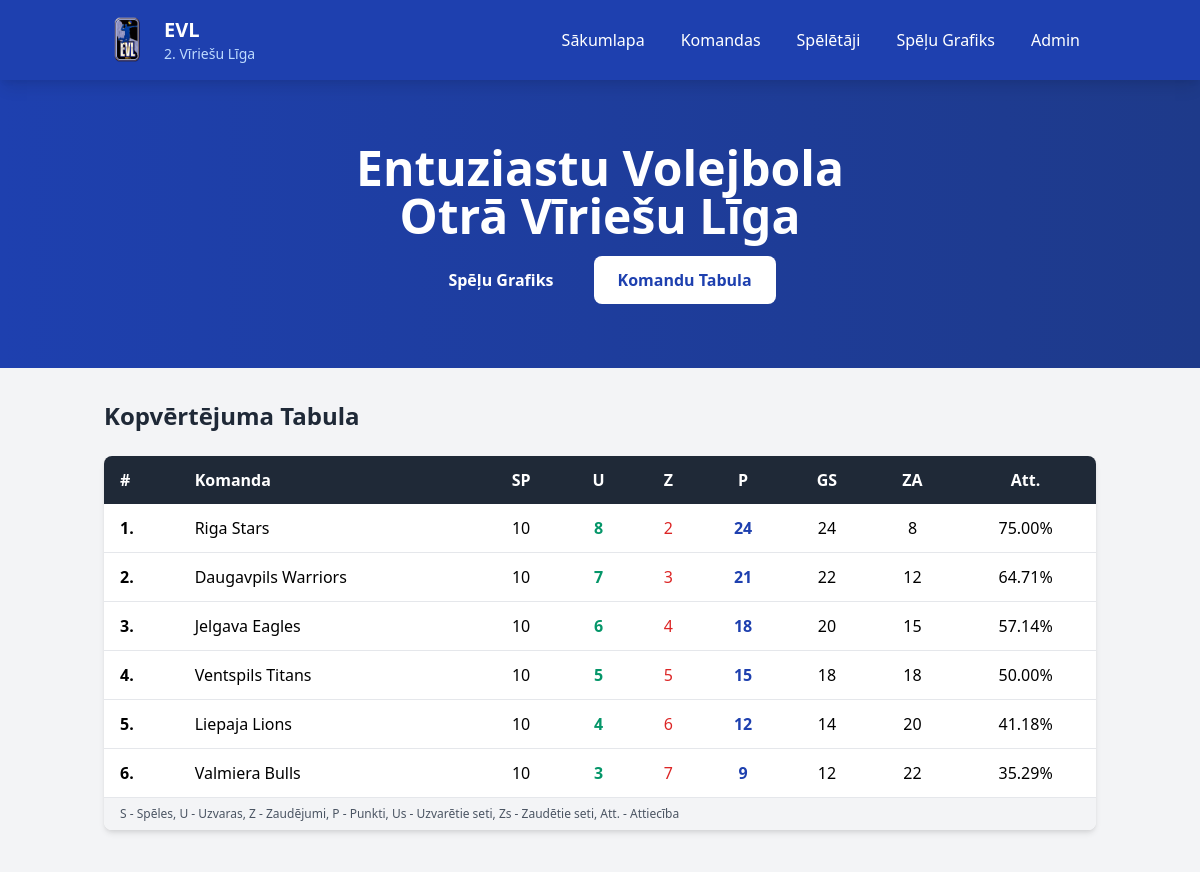
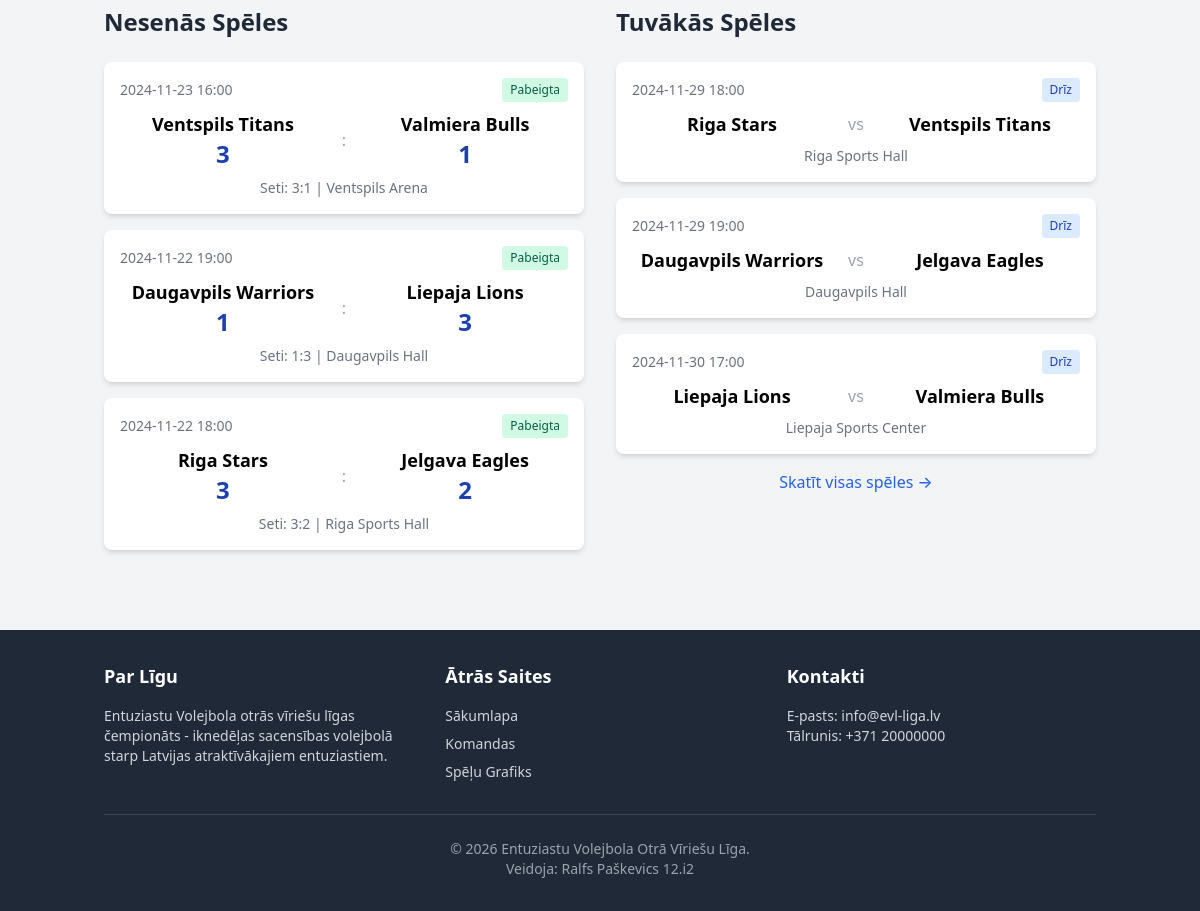
/, run on an earlier commit of the app's database (2 pictures, top to bottom).
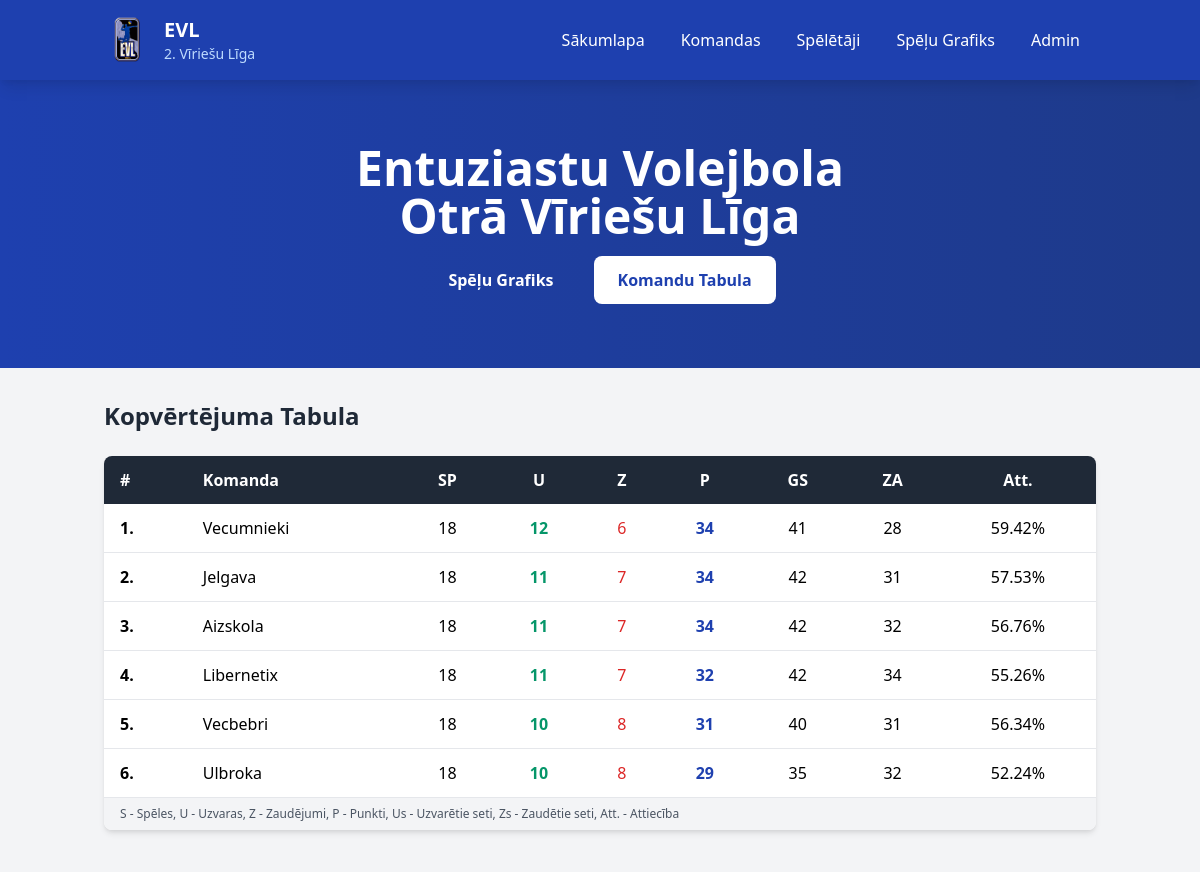
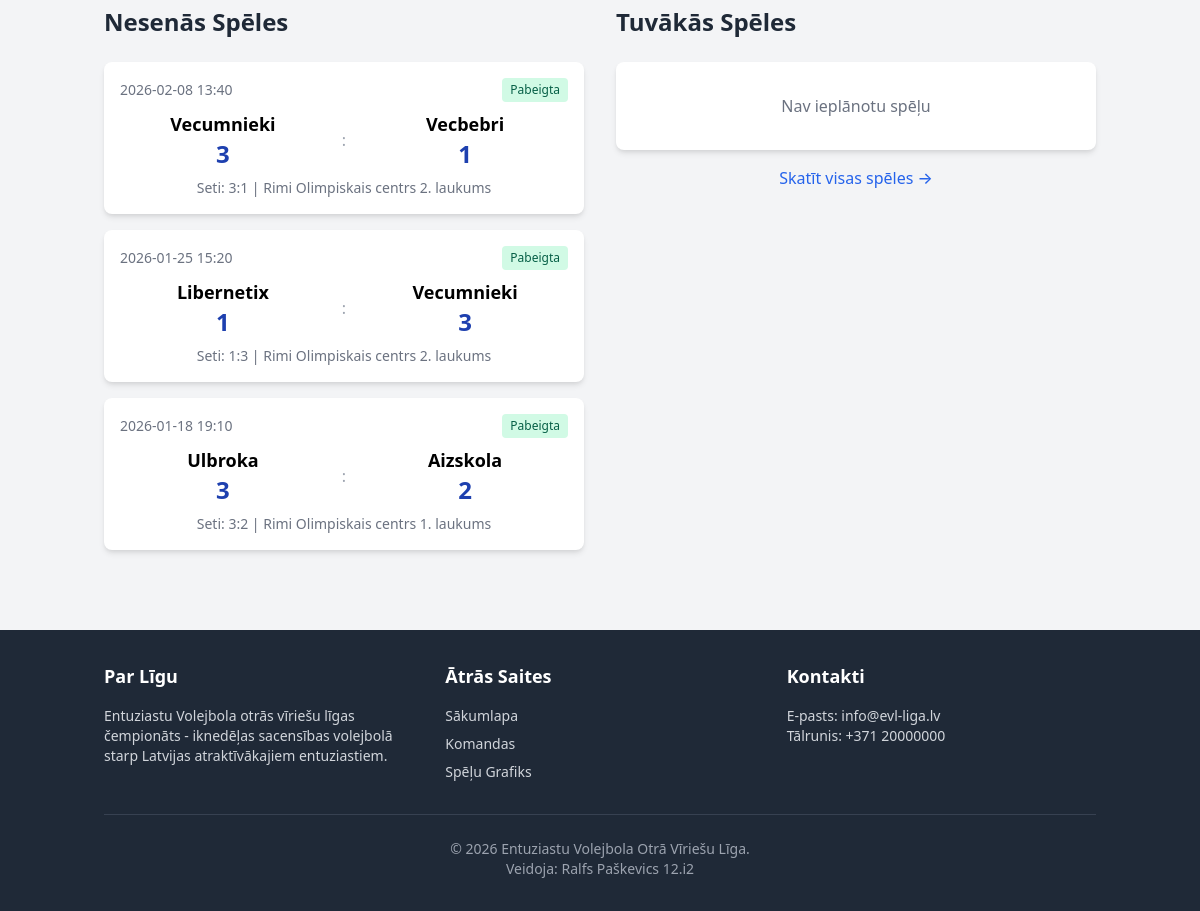
And on a later commit of the database (2 pictures, top to bottom).
### tables this page shows
CREATE TABLE teams (
	id INTEGER PRIMARY KEY AUTOINCREMENT,
	name TEXT NOT NULL,
	logo TEXT DEFAULT ('/static/volleyball.svg'),
	played INTEGER DEFAULT (0),
	won INTEGER DEFAULT (0),
	lost INTEGER DEFAULT (0),
	points INTEGER DEFAULT (0),
	sets_won INTEGER DEFAULT (0),
	sets_lost INTEGER DEFAULT (0)
);

CREATE TABLE games (
	id INTEGER PRIMARY KEY AUTOINCREMENT,
	home_team_id INTEGER NOT NULL,
	away_team_id INTEGER NOT NULL,
	date TEXT NOT NULL,
	time TEXT NOT NULL,
	location TEXT NOT NULL,
	home_score INTEGER,
	away_score INTEGER,
	home_sets INTEGER DEFAULT (0),
	away_sets INTEGER DEFAULT (0),
	status TEXT DEFAULT ('scheduled'),
	CONSTRAINT FK_games_teams FOREIGN KEY (away_team_id) REFERENCES teams(id),
	CONSTRAINT FK_games_teams_2 FOREIGN KEY (home_team_id) REFERENCES teams(id)
);

### app.py (the view)
@app.route('/')
def index():
    conn = get_db_connection()
    teams = conn.execute('SELECT * FROM teams').fetchall()
    standings = []
    for team in teams:
        t = dict(team)
        total_sets = t['sets_won'] + t['sets_lost']
        t['win_percentage'] = (t['sets_won'] / total_sets * 100) if total_sets > 0 else 0
        standings.append(t)
    standings = sorted(standings, key=lambda x: (x['points'], x['win_percentage']), reverse=True)
    recent_games = conn.execute('''
        SELECT g.*, ht.name as home_team, at.name as away_team
        FROM games g
        JOIN teams ht ON g.home_team_id = ht.id
        JOIN teams at ON g.away_team_id = at.id
        WHERE g.status = 'completed'
        ORDER BY g.date DESC, g.time DESC LIMIT 3
    ''').fetchall()
    upcoming_games = conn.execute('''
        SELECT g.*, ht.name as home_team, at.name as away_team
        FROM games g
        JOIN teams ht ON g.home_team_id = ht.id
        JOIN teams at ON g.away_team_id = at.id
        WHERE g.status = 'scheduled'
        ORDER BY g.date ASC, g.time ASC LIMIT 3
    ''').fetchall()
    conn.close()
    return render_template('index.html', standings=standings, recent_games=recent_games, upcoming_games=upcoming_games)

### app.py (called while the page is built)
def get_db_connection():
    conn = sqlite3.connect(DATABASE)
    conn.row_factory = sqlite3.Row
    return conn

### templates/index.html (shortened to what the changed rows need)
{% extends "base.html" %}
{% block content %}
<section class="bg-gradient-to-r from-blue-800 to-blue-900 text-white py-16">
    <div class="container mx-auto px-4">
        <div class="text-center">
            <h1 class="text-4xl md:text-5xl font-bold mb-4">
                Entuziastu Volejbola<br>Otrā Vīriešu Līga
            </h1>
        </div>
    </div>
</section>
<div class="container mx-auto px-4 py-8">
    <section class="mb-12">
        <h2 class="text-2xl font-bold text-gray-800 mb-6 flex items-center">
            Kopvērtējuma Tabula
        </h2>
        <div class="bg-white rounded-lg shadow-md overflow-hidden">
            <div class="overflow-x-auto">
                <table class="w-full">
                    <thead class="bg-gray-800 text-white">
                        <tr>
                            <th class="px-4 py-3 text-left">#</th>
                            <th class="px-4 py-3 text-left">Komanda</th>
                            <th class="px-4 py-3 text-center">SP</th>
                            <th class="px-4 py-3 text-center">U</th>
                            <th class="px-4 py-3 text-center">Z</th>
                            <th class="px-4 py-3 text-center">P</th>
                            <th class="px-4 py-3 text-center hidden sm:table-cell">GS</th>
                            <th class="px-4 py-3 text-center hidden sm:table-cell">ZA</th>
                            <th class="px-4 py-3 text-center hidden md:table-cell">Att.</th>
                        </tr>
                    </thead>
                    <tbody>
                        {% for team in standings %}
                        <tr class="border-b hover:bg-gray-50 transition">
                            <td class="px-4 py-3 font-bold {% if loop.index <= 3 %}text-orange-500{% endif %}">
                                {{ loop.index }}.
                            </td>
                            <td class="px-4 py-3 font-medium">{{ team.name }}</td>
                            <td class="px-4 py-3 text-center">{{ team.played }}</td>
                            <td class="px-4 py-3 text-center text-green-600 font-semibold">{{ team.won }}</td>
                            <td class="px-4 py-3 text-center text-red-600">{{ team.lost }}</td>
                            <td class="px-4 py-3 text-center font-bold text-blue-800">{{ team.points }}</td>
                            <td class="px-4 py-3 text-center hidden sm:table-cell">{{ team.sets_won }}</td>
                            <td class="px-4 py-3 text-center hidden sm:table-cell">{{ team.sets_lost }}</td>
                            <td class="px-4 py-3 text-center hidden md:table-cell">
                                {% if team.win_percentage > 0 or (team.sets_won + team.sets_lost > 0) %}
                                    {{ "%.2f"|format(team.win_percentage) }}%
                                {% else %}
                                    0.00%
                                {% endif %}
                            </td>
                        </tr>
                        {% endfor %}
                    </tbody>
                </table>
            </div>
        </div>
    </section>
    <div class="grid grid-cols-1 lg:grid-cols-2 gap-8">
        <section>
            <h2 class="text-2xl font-bold text-gray-800 mb-6 flex items-center">
                Nesenās Spēles
            </h2>
            <div class="space-y-4">
                {% for game in recent_games %}
                <div class="bg-white rounded-lg shadow-md p-4 hover:shadow-lg transition">
                    <div class="flex justify-between items-center mb-2">
                        <span class="text-sm text-gray-500">{{ game.date }} {{ game.time }}</span>
                        <span class="text-xs bg-green-100 text-green-800 px-2 py-1 rounded">Pabeigta</span>
                    </div>
                    <div class="flex justify-between items-center">
                        <div class="text-center flex-1">
                            <div class="font-semibold text-lg">{{ game.home_team }}</div>
                            <div class="text-2xl font-bold text-blue-800">{{ game.home_score }}</div>
                        </div>
                        <div class="text-gray-400 px-4">:</div>
                        <div class="text-center flex-1">
                            <div class="font-semibold text-lg">{{ game.away_team }}</div>
                            <div class="text-2xl font-bold text-blue-800">{{ game.away_score }}</div>
                        </div>
                    </div>
                    <div class="text-center text-sm text-gray-500 mt-2">
                        Seti: <span class="font-medium">{{ game.home_sets }}:{{ game.away_sets }}</span>
                        | {{ game.location }}
                    </div>
                </div>
                {% else %}
                <div class="bg-white rounded-lg shadow-md p-8 text-center text-gray-500">
                    Nav spēļu dati
                </div>
                {% endfor %}
            </div>
        </section>
        <section>
            <h2 class="text-2xl font-bold text-gray-800 mb-6 flex items-center">
                Tuvākās Spēles
            </h2>
            <div class="space-y-4">
                {% for game in upcoming_games %}
                <div class="bg-white rounded-lg shadow-md p-4 hover:shadow-lg transition">
                    <div class="flex justify-between items-center mb-2">
                        <span class="text-sm text-gray-500">{{ game.date }} {{ game.time }}</span>
                        <span class="text-xs bg-blue-100 text-blue-800 px-2 py-1 rounded">Drīz</span>
                    </div>
                    <div class="flex justify-between items-center">
                        <div class="text-center flex-1">
                            <div class="font-semibold text-lg">{{ game.home_team }}</div>
                        </div>
                        <div class="text-gray-400 px-4">vs</div>
                        <div class="text-center flex-1">
                            <div class="font-semibold text-lg">{{ game.away_team }}</div>
                        </div>
                    </div>
                    <div class="text-center text-sm text-gray-500 mt-2">
                        {{ game.location }}
                    </div>
                </div>
                {% else %}
                <div class="bg-white rounded-lg shadow-md p-8 text-center text-gray-500">
                    Nav ieplānotu spēļu
                </div>
                {% endfor %}
            </div>
        </section>
    </div>
</div>
{% endblock %}

What changed in the data, as far as the page shows it:
no longer on this page (row edited): games: date "2024-11-23", time "16:00", home_team "Ventspils Titans", home_score "3", away_team "Valmiera Bulls", away_score "1", home_sets "3", away_sets "1", location "Ventspils Arena", shown under "Nesenās Spēles"
no longer on this page (row edited): games: date "2024-11-22", time "19:00", home_team "Daugavpils Warriors", home_score "1", away_team "Liepaja Lions", away_score "3", home_sets "1", away_sets "3", location "Daugavpils Hall", shown under "Nesenās Spēles"
no longer on this page (row edited): games: date "2024-11-22", time "18:00", home_team "Riga Stars", home_score "3", away_team "Jelgava Eagles", away_score "2", home_sets "3", away_sets "2", location "Riga Sports Hall", shown under "Nesenās Spēles"
no longer on this page (row edited): games: date "2024-11-29", time "18:00", home_team "Riga Stars", away_team "Ventspils Titans", location "Riga Sports Hall", shown under "Tuvākās Spēles"
no longer on this page (row edited): games: date "2024-11-29", time "19:00", home_team "Daugavpils Warriors", away_team "Jelgava Eagles", location "Daugavpils Hall", shown under "Tuvākās Spēles"
no longer on this page (row edited): games: date "2024-11-30", time "17:00", home_team "Liepaja Lions", away_team "Valmiera Bulls", location "Liepaja Sports Center", shown under "Tuvākās Spēles"
changed teams: name "Riga Stars" → "Vecumnieki"; played "10" → "18"; won "8" → "12"; lost "2" → "6"; points "24" → "34"; sets_won "24" → "41"; sets_lost "8" → "28"; win_percentage "75.00" → "59.42"
changed teams: name "Jelgava Eagles" → "Jelgava"; played "10" → "18"; won "6" → "11"; lost "4" → "7"; points "18" → "34"; sets_won "20" → "42"; sets_lost "15" → "31"; win_percentage "57.14" → "57.53"; moves up the list
changed teams: name "Daugavpils Warriors" → "Aizskola"; played "10" → "18"; won "7" → "11"; lost "3" → "7"; points "21" → "34"; sets_won "22" → "42"; sets_lost "12" → "32"; win_percentage "64.71" → "56.76"
changed teams: name "Ventspils Titans" → "Libernetix"; played "10" → "18"; won "5" → "11"; lost "5" → "7"; points "15" → "32"; sets_won "18" → "42"; sets_lost "18" → "34"; win_percentage "50.00" → "55.26"
changed teams: name "Liepaja Lions" → "Vecbebri"; played "10" → "18"; won "4" → "10"; lost "6" → "8"; points "12" → "31"; sets_won "14" → "40"; sets_lost "20" → "31"; win_percentage "41.18" → "56.34"
changed teams: name "Valmiera Bulls" → "Ulbroka"; played "10" → "18"; won "3" → "10"; lost "7" → "8"; points "9" → "29"; sets_won "12" → "35"; sets_lost "22" → "32"; win_percentage "35.29" → "52.24"
added games: date "2026-02-08", time "13:40", home_team "Vecumnieki", home_score "3", away_team "Vecbebri", away_score "1", home_sets "3", away_sets "1", location "Rimi Olimpiskais centrs 2. laukums", shown under "Nesenās Spēles"
added games: date "2026-01-25", time "15:20", home_team "Libernetix", home_score "1", away_team "Vecumnieki", away_score "3", home_sets "1", away_sets "3", location "Rimi Olimpiskais centrs 2. laukums", shown under "Nesenās Spēles"
added games: date "2026-01-18", time "19:10", home_team "Ulbroka", home_score "3", away_team "Aizskola", away_score "2", home_sets "3", away_sets "2", location "Rimi Olimpiskais centrs 1. laukums", shown under "Nesenās Spēles"
Also different on the page:
text now shown: "Nav ieplānotu spēļu"
